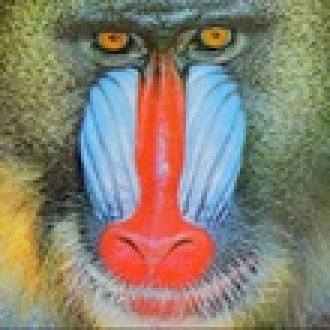
%> input picture img/mandrill.jpg, 110 x 110 px, shrunk from 512 x 512 before the run (shown 3 times larger)
$ octave runme.m   (GNU Octave 9; MATLAB toolbox functions it lacks are replaced by stand-ins)
%> lines starting %> are read from the running program, lines starting %| are printed output that depends on the picture
### dev_gaussian.m
function [gaussian_dx, gaussian_dy] = dev_gaussian(input_image, sigma, size)
    % construct first derivative of gaussian
    dev_gau_x = zeros(1,size);
    dev_gau_y = zeros(size, 1);
    gau_x = zeros(1,size);
    gau_y = zeros(size, 1);
    for r = -floor(size/2):floor(size/2)
        i = r+floor(size/2);
        gau_x(i+1) = (exp(-(r^2)/(2*sigma^2)))/(sqrt(2*pi*sigma^2));
        gau_y(i+1,1) = (exp(-(r^2)/(2*sigma^2)))/(sqrt(2*pi*sigma^2));
        dev_gau_x(i+1) = - (r*exp(-(r*r)/(2*sigma^2)))/(sqrt(2*pi)*(sigma^2)^(3/2));
        dev_gau_y(i+1,1) = - (r*exp(-(r*r)/(2*sigma^2)))/(sqrt(2*pi)*(sigma^2)^(3/2));
    end

    input_image = im2double(input_image);
    gaussian_dx = conv2(input_image, dev_gau_x);
    gaussian_dx = conv2(gaussian_dx, gau_y);
    gaussian_dy = conv2(input_image, gau_x);
    gaussian_dy = conv2(gaussian_dy, dev_gau_y);
end

### runme.m
% test edge detection
% edge detection on mandrill.jpg
% parameters: image, sigma, gaussian size, t1, t2
image = imread('img/mandrill.jpg');
%> image is the input picture: size 110x110x3 uint8; mean R, G, B 137.4, 128.9, 113.2
image1 = edge_detection(image, 'output/mandrill', 'y', 1, 9, 0.003, 0.01);
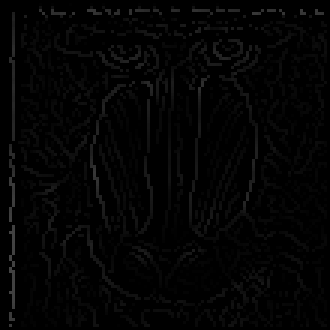
%> saved as mandrill_mag2: size 110x110 uint8 (shown 3 times larger); min 0, max 67, mean 3.8
image2 = edge_detection(image, 'output/mandrill', 'n', 2, 9, 0.003, 0.025);
image3 = edge_detection(image, 'output/mandrill', 'n', 2, 16, 0.004, 0.03);
imwrite(image1, 'output/edge_mandrill1', 'jpg');
imwrite(image2, 'output/edge_mandrill2', 'jpg');
imwrite(image3, 'output/edge_mandrill3', 'jpg');

% edge detection on csbldg.jpg
image = imread('img/csbldg.jpg');
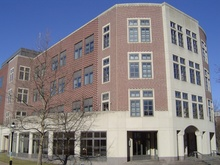
%> input picture img/csbldg.jpg, 220 x 165 px, shrunk from 1024 x 768 before the run
%> image is the input picture: size 165x220x3 uint8; mean R, G, B 129.2, 126.8, 134.3
image1 = edge_detection(image, 'output/csbldg', 'y', 2, 9, 0.003, 0.001);
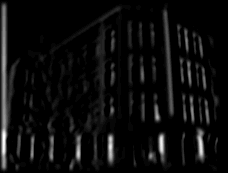
%> saved as csbldg_gradient_x: size 173x228 uint8; min 0, max 34, mean 1.7; drawn with min black and max white
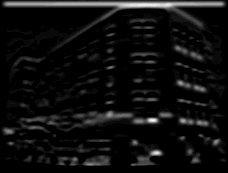
%> saved as csbldg_gradient_y: size 173x228 uint8; min 0, max 25, mean 1.5; drawn with min black and max white
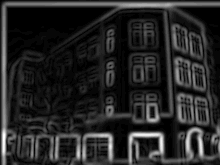
%> saved as csbldg_mag1: size 165x220 uint8; min 0, max 34, mean 5.1; drawn with min black and max white
%> image1: size 165x220 uint8
image2 = edge_detection(image, 'output/csbldg', 'n', 1, 9, 0.003, 0.025);
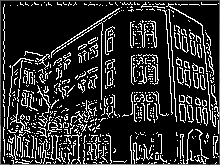
%> image2: size 165x220 uint8; min 0, max 255, mean 46.1
image3 = edge_detection(image, 'output/csbldg', 'n', 2, 16, 0.004, 0.03);
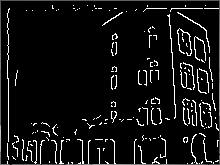
%> image3: size 165x220 uint8; min 0, max 255, mean 17.9
%> the run ends on the next line
imwrite(image1, 'output/edge_csbldg1', 'jpg');
imwrite(image2, 'output/edge_csbldg2', 'jpg');
imwrite(image3, 'output/edge_csbldg3', 'jpg');
